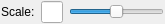
<?xml version="1.0" encoding="UTF-8"?>
<ui version="4.0">
 <class>CScaleScreenFactor</class>
 <widget class="QFrame" name="CScaleScreenFactor">
  <property name="geometry">
   <rect>
    <x>0</x>
    <y>0</y>
    <width>165</width>
    <height>24</height>
   </rect>
  </property>
  <property name="windowTitle">
   <string>Scale screen factor</string>
  </property>
  <property name="toolTip">
   <string>Scaling works only on High DPI screens</string>
  </property>
  <layout class="QHBoxLayout" name="hl_ScaleScreenFactor" stretch="0,1,5">
   <property name="leftMargin">
    <number>1</number>
   </property>
   <property name="topMargin">
    <number>1</number>
   </property>
   <property name="rightMargin">
    <number>1</number>
   </property>
   <property name="bottomMargin">
    <number>1</number>
   </property>
   <item>
    <widget class="QLabel" name="lbl_Scale">
     <property name="text">
      <string>Scale:</string>
     </property>
    </widget>
   </item>
   <item>
    <widget class="QLineEdit" name="le_Factor">
     <property name="maxLength">
      <number>5</number>
     </property>
    </widget>
   </item>
   <item>
    <widget class="QSlider" name="hs_Factor">
     <property name="minimum">
      <number>50</number>
     </property>
     <property name="maximum">
      <number>150</number>
     </property>
     <property name="singleStep">
      <number>5</number>
     </property>
     <property name="value">
      <number>100</number>
     </property>
     <property name="orientation">
      <enum>Qt::Horizontal</enum>
     </property>
    </widget>
   </item>
  </layout>
 </widget>
 <resources/>
 <connections/>
</ui>
